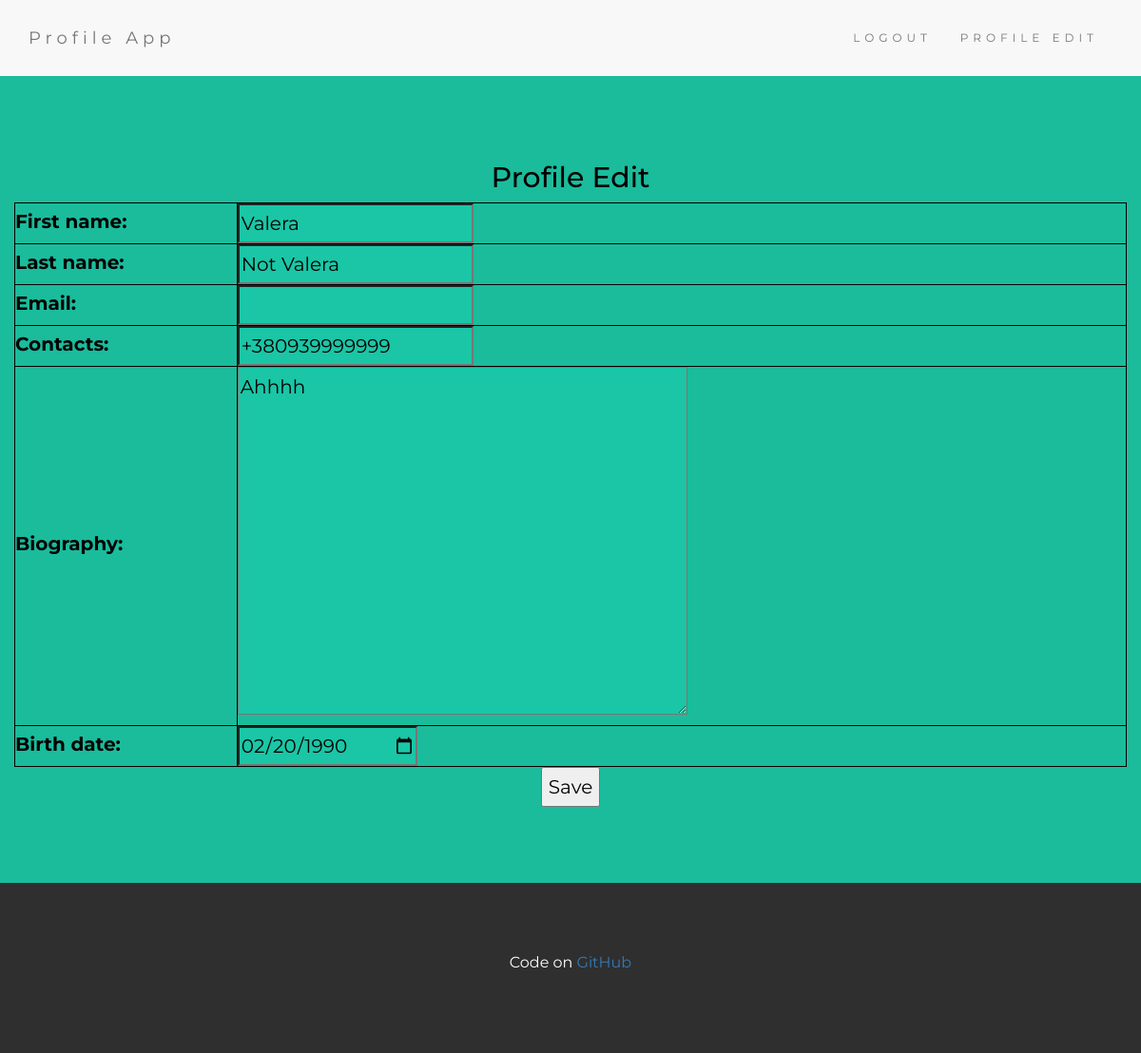
Page /profile/ (signed in) on the earlier database version.
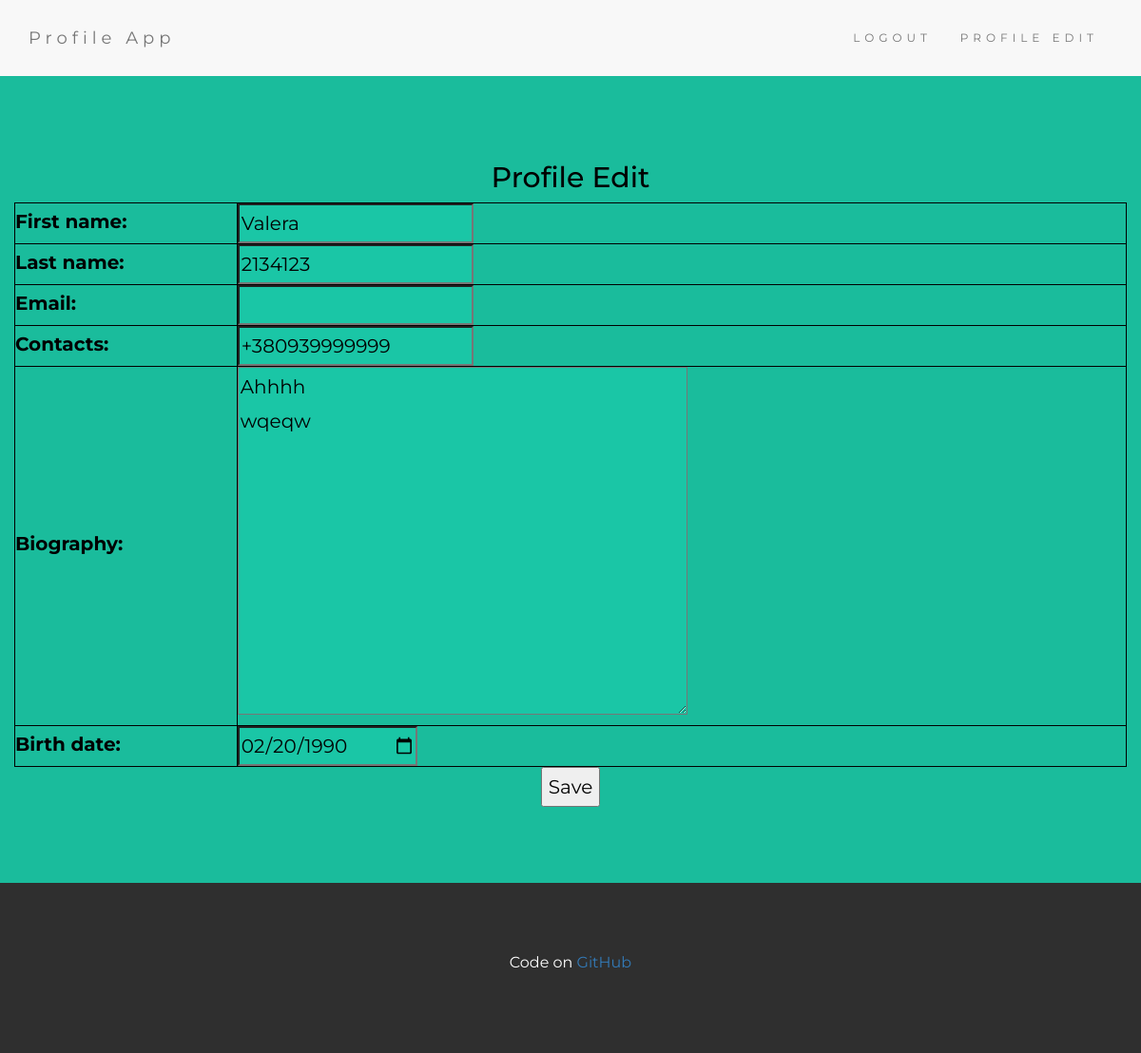
Same page on the later database version.
### profile_app/models.py (models this page shows, shortened)
class Profile(models.Model):
    user = models.OneToOneField(User, on_delete=models.CASCADE)
    first_name = models.CharField(max_length=20, blank=True)
    last_name = models.CharField(max_length=20, blank=True)
    email = models.EmailField(max_length=30, blank=True)
    biography = models.TextField(max_length=500, blank=True)
    contacts = PhoneNumberField(blank=True, null=True,)
    birth_date = models.DateField(null=True, blank=True)

### profile_app/views.py (the view)
# urls.py: url(r'^profile/$', views.profile_edit, name='profile'),
@login_required()
def profile_edit(request):
    profile = Profile.objects.get(user=request.user)
    if request.method == 'POST':
        form = ProfileForm(request.POST, instance=profile)
        if form.is_valid():
            ProfileChange.objects.create(
                profile=profile,
                change_ip=get_client_ip(request),
            )
            form.save()
            return redirect('home')
        else:
            form = ProfileForm(instance=profile)
            return render(
                request,
                'profile_app/profile_edit.html',
                {'form': form, "object": request.user, 'massage': 'Not valid Phone Number'})
    else:
        form = ProfileForm(instance=profile)
        return render(request, 'profile_app/profile_edit.html', {'form': form, "object": request.user})

### profile_app/forms.py
class ProfileForm(forms.ModelForm):
    class Meta:
        model = Profile
        fields = ['first_name', 'last_name', 'email', 'contacts', 'biography', 'birth_date']
        widgets = {
            'birth_date': DateInput(attrs={'type': 'date'}),
            'contacts': PhoneNumberPrefixWidget(),
        }

### profile_app/context_processors.py (called while the page is built)
def setting_to_context(request):
    return {
        "settings": settings,
    }

### profile_app/templates/profile_app/profile_edit.html (shortened to what this page needs)
{% extends 'profile_app/base.html' %}
{% block content %}
  <h2>Profile Edit</h2>
  <form method="post">
  <table style="width:100%">
    {% for field in form %}
      <tr>
        <td>{{ field.label_tag }}</td>
        <td>{{ field }}</td>
      </tr>
    {% endfor %}
  </table>
    <button type="submit">Save</button>
  </form>
{% endblock %}

Differences in the rows shown:
changed Profile "Valera": last_name "Not Valera" → "2134123"; biography "Ahhhh" → "Ahhhh wqeqw"
